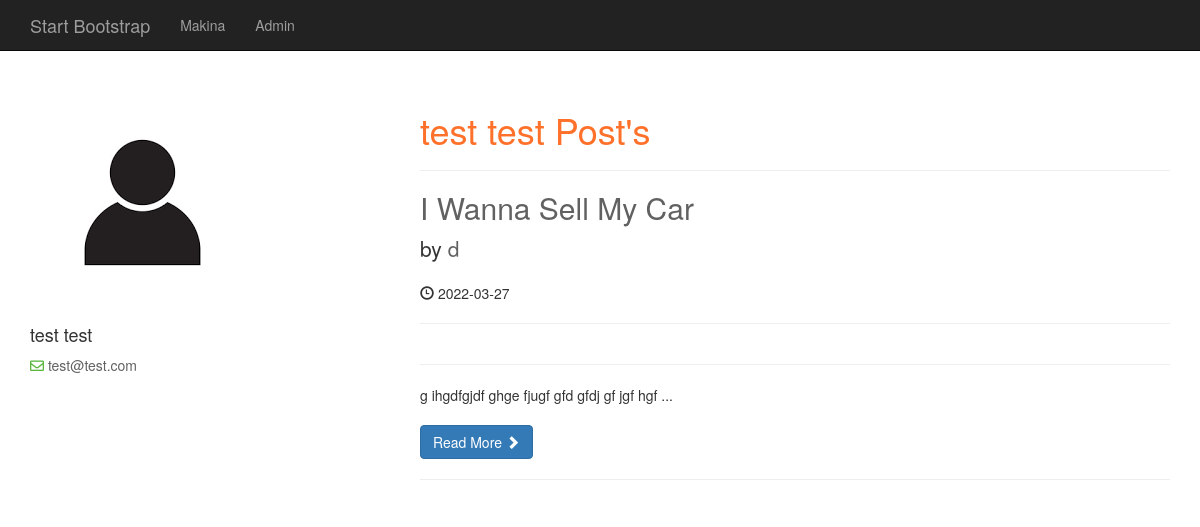
Screenshot of /user_profile.php?u_id=2 with the database file from the repository.
### tables this page shows
CREATE TABLE `categories` (
  `cat_id` int(4) NOT NULL,
  `cat_title` varchar(255) NOT NULL
);

CREATE TABLE `users` (
  `user_id` int(4) NOT NULL,
  `username` varchar(255) NOT NULL,
  `user_password` varchar(255) NOT NULL,
  `user_firstname` varchar(255) NOT NULL,
  `user_lastname` varchar(255) NOT NULL,
  `user_email` varchar(255) NOT NULL,
  `user_image` text NOT NULL,
  `role` varchar(255) NOT NULL,
  `user_randSalt` varchar(255) NOT NULL
);

CREATE TABLE `posts` (
  `post_id` int(4) NOT NULL,
  `post_category_id` int(4) NOT NULL,
  `post_user_id` int(4) NOT NULL,
  `post_title` varchar(255) NOT NULL,
  `post_author` varchar(255) NOT NULL,
  `post_date` date NOT NULL,
  `post_image` text NOT NULL,
  `post_content` text NOT NULL,
  `post_tags` varchar(255) NOT NULL,
  `post_coment_count` int(15) NOT NULL DEFAULT 0,
  `post_status` varchar(255) NOT NULL DEFAULT 'draft',
  `post_views_count` int(10) NOT NULL DEFAULT 0
);

### user_profile.php (the view, shortened to what this page needs)
<?php   include "includes/header.php";  ?>
<?php   include "includes/navigation.php";  ?>
<link rel="stylesheet" href="https://cdnjs.cloudflare.com/ajax/libs/font-awesome/5.13.1/css/all.min.css" />
<link rel="stylesheet" href="https://cdn.jsdelivr.net/npm/ti-icons@0.1.2/css/themify-icons.css">
<?php
if(isset($_GET['u_id'])){
    $user_id = $_GET['u_id'];
    $query = "Select * from users where user_id = {$user_id}";
    $result = mysqli_query($connection,$query);
    while($row = mysqli_fetch_assoc($result) ){
        $user_firstname = $row['user_firstname'];
        $user_lastname = $row['user_lastname'];
        $user_email = $row['user_email'];
        $user_image = $row['user_image'];
    }
}else{
    header( "Location: error_page.php" );
}
?>
<div class="container">
    <div class="row justify-content-center">
        <div class="col-md-7 col-lg-4 mb-5 mb-lg-0 wow fadeIn">
            <div class="card border-0 shadow">
                <?php
                    if( $user_image === ''){
                        echo "<img src='image/person.png' alt='...'>";
                    }else{
                        echo "<img src='image/{$user_image}' alt='...'>";
                    }
                ?>
                <div class="card-body p-1-9 p-xl-5">
                    <div class="mb-4">
                        <h3 class="h4 mb-0"><?php echo $user_firstname . "    " . $user_lastname; ?></h3>
                    </div>
                    <ul class="list-unstyled mb-4">
                        <li class="mb-3"><a href="#"><i class="far fa-envelope display-25 me-3 text-secondary"></i> <?php echo $user_email; ?></a></li>
                    </ul>
                </div>
            </div>
        </div>
        <div class="col-lg-8">
            <div class="ps-lg-1-6 ps-xl-5">
                <div class="mb-5 wow fadeIn">
                    <div class="text-start mb-1-6 wow fadeIn">
                        <h2 class="h1 mb-0 text-primary"><?php echo $user_firstname . "    " . $user_lastname . "  Post's "?></h2>
                        <hr>
                    </div>
                    <?php
                if(isset($_GET['u_id'])){
                    $user_id = $_GET['u_id'];
                $query = "Select * from posts where post_status = 'Published' and post_user_id = {$user_id}";
                $result = mysqli_query($connection,$query);
                while($row = mysqli_fetch_assoc($result) ){
                    $post_id = $row['post_id'];
                    $post_title = $row['post_title'];
                    $post_author = $row['post_author'];
                    $post_date = $row['post_date'];
                    $post_content =  substr($row['post_content'], 0 , 100)."...";
                ?>
                    <h2>
                        <a href="post.php?p_id=<?php   echo $post_id  ?>">
                            <?php   echo $post_title    ?>
                        </a>
                    </h2>
                    <p class="lead">
                        by <a href="index.php">
                            <?php   echo $post_author    ?>
                        </a>
                    </p>
                    <p><span class="glyphicon glyphicon-time"></span>
                        <?php   echo $post_date    ?>
                    </p>
                    <hr>
                    <hr>
                    <p>
                        <?php   echo $post_content    ?>
                    </p>
                    <a class="btn btn-primary" href="post.php?p_id=<?php   echo $post_id  ?>">
                        Read More <span class="glyphicon glyphicon-chevron-right"></span>
                    </a>
                    <?php  }
            }
            ?>
                    <hr>
                </div>
            </div>
        </div>
    </div>
</div>
<link href="css/user_profile.css" rel="stylesheet">

### includes/navigation.php (shortened to what this page needs)
<nav class="navbar navbar-inverse navbar-fixed-top" role="navigation">
        <div class="container">
            <div class="navbar-header">
                <a class="navbar-brand" href="index.php">Start Bootstrap</a>
            </div>
            <div class="collapse navbar-collapse" id="bs-example-navbar-collapse-1">
                <ul class="nav navbar-nav">
                   <?php
                    $query = "Select * from categories";
                    $result = mysqli_query($connection,$query);
                    while($row = mysqli_fetch_assoc($result)){
                        $cat_title = $row['cat_title'];
                        $cat_id = $row['cat_id'];
                        echo "<li><a href='category.php?cat_id=$cat_id'> {$cat_title} </a> </li>";
                    }
                    ?>
                    <li><a href='admin'>Admin</a> </li>
                </ul>
            </div>
        </div>
    </nav>

### css/blog-home.css (style rules this page uses)
body { padding-top: 70px; }

### css/user_profile.css (style rules this page uses)
body { margin-top: 20px; }
a, a:active, a:focus { color: #616161; text-decoration: none; transition-timing-function: ease-in-out; -ms-transition-timing-function: ease-in-out; -moz-transition-timing-function: ease-in-out; -webkit-transition-timing-function: ease-in-out; -o-transition-timing-function: ease-in-out; transition-duration: .2s; -ms-transition-duration: .2s; -moz-transition-duration: .2s; -webkit-transition-duration: .2s; -o-transition-duration: .2s; }
.text-secondary, .text-secondary-hover:hover { color: #59b73f !important; }
.display-25 { font-size: 1.4rem; }
.text-primary, .text-primary-hover:hover { color: #ff712a !important; }
p { margin: 0 0 20px; }
.mb-1-6, .my-1-6 { margin-bottom: 1.6rem; }

### rows the page displays
categories: cat_title "Makina"
users: user_firstname "test", user_lastname "test", user_email "test@test.com"
posts: post_title "I Wanna Sell My Car", post_author "d", post_date "2022-03-27", post_content "g ihgdfgjdf ghge fjugf gfd gfdj gf jgf hgf ..."
